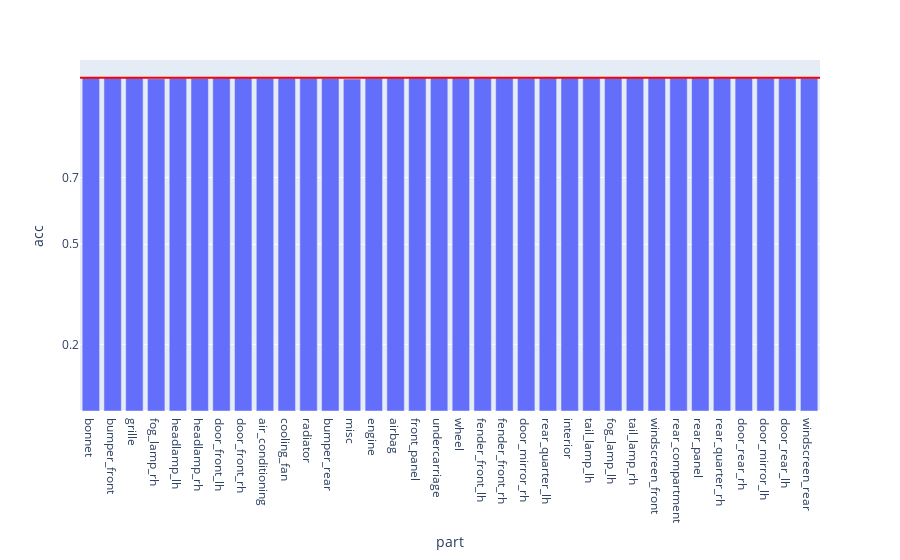

The code cell stored with this chart in its notebook:
### Code cell
fig = px.bar(evalMetrics, x = 'part', y = 'acc')

fig.add_hline(y=avgAcc, line_width=2, line_color="red")

fig.update_layout(
    yaxis = dict(
        tickmode = 'array',
        tickvals = [np.format_float_positional(avgRecall, 1), 0.2, 0.5, 0.7],
    )
)
fig

### Figure 1 — Plotly figure (JSON) as saved in the notebook; plotly's stock layout.template omitted (floating-point values rounded to 4 significant figures)
{"data": [{"alignmentgroup": "True", "hovertemplate": "part=%{x}<br>acc=%{y}<extra></extra>", "legendgroup": "", "marker": {"color": "#636efa", "pattern": {"shape": ""}}, "name": "", "offsetgroup": "", "orientation": "v", "showlegend": false, "textposition": "auto", "type": "bar", "x": ["bonnet", "bumper_front", "grille", "fog_lamp_rh", "headlamp_lh", "headlamp_rh", "door_front_lh", "door_front_rh", "air_conditioning", "cooling_fan", "radiator", "bumper_rear", "misc", "engine", "airbag", "front_panel", "undercarriage", "wheel", "fender_front_lh", "fender_front_rh", "door_mirror_rh", "rear_quarter_lh", "interior", "tail_lamp_lh", "fog_lamp_lh", "tail_lamp_rh", "windscreen_front", "rear_compartment", "rear_panel", "rear_quarter_rh", "door_rear_rh", "door_mirror_lh", "door_rear_lh", "windscreen_rear"], "xaxis": "x", "y": [0.9998, 1, 1, 0.9966, 0.9984, 0.9976, 0.9997, 1.0, 0.9984, 0.999, 0.9987, 0.9979, 0.9957, 0.9984, 0.9998, 0.9999, 0.9997, 0.9997, 0.9998, 0.9997, 0.9987, 0.9999, 0.9999, 0.9999, 0.9999, 1, 1.0, 0.9992, 1.0, 1.0, 1.0, 0.9992, 1.0, 0.9993], "yaxis": "y"}], "layout": {"barmode": "relative", "legend": {"tracegroupgap": 0}, "margin": {"t": 60}, "shapes": [{"line": {"color": "red", "width": 2}, "type": "line", "x0": 0, "x1": 1, "xref": "x domain", "y0": 0.9993, "y1": 0.9993, "yref": "y"}], "xaxis": {"anchor": "y", "domain": [0, 1], "title": {"text": "part"}}, "yaxis": {"anchor": "x", "domain": [0, 1], "tickmode": "array", "tickvals": ["0.7", 0.2, 0.5, 0.7], "title": {"text": "acc"}}}}
